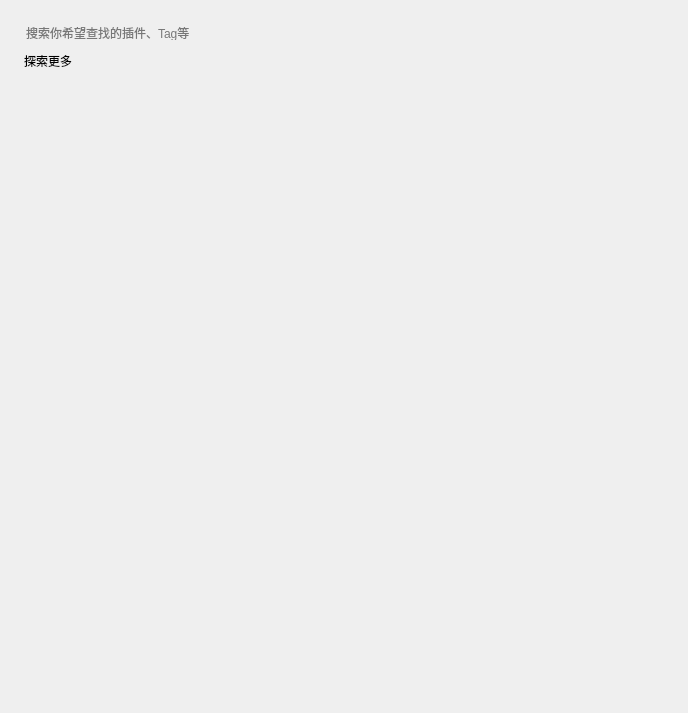
<?xml version="1.0" encoding="UTF-8"?>
<ui version="4.0">
 <class>Form</class>
 <widget class="QWidget" name="Form">
  <property name="geometry">
   <rect>
    <x>0</x>
    <y>0</y>
    <width>688</width>
    <height>713</height>
   </rect>
  </property>
  <property name="sizePolicy">
   <sizepolicy hsizetype="Preferred" vsizetype="Expanding">
    <horstretch>0</horstretch>
    <verstretch>0</verstretch>
   </sizepolicy>
  </property>
  <property name="windowTitle">
   <string>Form</string>
  </property>
  <layout class="QVBoxLayout" name="verticalLayout_2">
   <property name="spacing">
    <number>18</number>
   </property>
   <property name="leftMargin">
    <number>0</number>
   </property>
   <property name="topMargin">
    <number>0</number>
   </property>
   <property name="rightMargin">
    <number>0</number>
   </property>
   <property name="bottomMargin">
    <number>0</number>
   </property>
   <item>
    <widget class="SmoothScrollArea" name="search_scroll">
     <property name="styleSheet">
      <string notr="true">background: transparent; border: none</string>
     </property>
     <property name="widgetResizable">
      <bool>true</bool>
     </property>
     <property name="alignment">
      <set>Qt::AlignCenter</set>
     </property>
     <widget class="QWidget" name="scrollAreaWidgetContents">
      <property name="geometry">
       <rect>
        <x>0</x>
        <y>0</y>
        <width>688</width>
        <height>713</height>
       </rect>
      </property>
      <layout class="QVBoxLayout" name="verticalLayout_9">
       <property name="spacing">
        <number>12</number>
       </property>
       <property name="leftMargin">
        <number>24</number>
       </property>
       <property name="topMargin">
        <number>24</number>
       </property>
       <property name="rightMargin">
        <number>24</number>
       </property>
       <item>
        <widget class="SearchLineEdit" name="search_plugin">
         <property name="placeholderText">
          <string>搜索你希望查找的插件、Tag等</string>
         </property>
        </widget>
       </item>
       <item>
        <layout class="QVBoxLayout" name="suggestions_layout">
         <property name="spacing">
          <number>3</number>
         </property>
         <item>
          <widget class="StrongBodyLabel" name="StrongBodyLabel">
           <property name="text">
            <string>探索更多</string>
           </property>
          </widget>
         </item>
         <item>
          <layout class="QGridLayout" name="tags_layout">
           <property name="leftMargin">
            <number>12</number>
           </property>
           <property name="topMargin">
            <number>6</number>
           </property>
           <property name="rightMargin">
            <number>12</number>
           </property>
          </layout>
         </item>
        </layout>
       </item>
       <item>
        <layout class="QGridLayout" name="search_plugin_grid" rowstretch="0" columnstretch="0"/>
       </item>
       <item>
        <spacer name="verticalSpacer">
         <property name="orientation">
          <enum>Qt::Vertical</enum>
         </property>
         <property name="sizeHint" stdset="0">
          <size>
           <width>20</width>
           <height>40</height>
          </size>
         </property>
        </spacer>
       </item>
       <item>
        <widget class="QFrame" name="blank">
         <property name="minimumSize">
          <size>
           <width>0</width>
           <height>25</height>
          </size>
         </property>
         <property name="frameShape">
          <enum>QFrame::StyledPanel</enum>
         </property>
         <property name="frameShadow">
          <enum>QFrame::Raised</enum>
         </property>
         <property name="lineWidth">
          <number>5</number>
         </property>
        </widget>
       </item>
      </layout>
     </widget>
    </widget>
   </item>
  </layout>
 </widget>
 <customwidgets>
  <customwidget>
   <class>SmoothScrollArea</class>
   <extends>QScrollArea</extends>
   <header>qfluentwidgets</header>
   <container>1</container>
  </customwidget>
  <customwidget>
   <class>StrongBodyLabel</class>
   <extends>QLabel</extends>
   <header>qfluentwidgets</header>
  </customwidget>
  <customwidget>
   <class>LineEdit</class>
   <extends>QLineEdit</extends>
   <header>qfluentwidgets</header>
  </customwidget>
  <customwidget>
   <class>SearchLineEdit</class>
   <extends>LineEdit</extends>
   <header>qfluentwidgets</header>
  </customwidget>
 </customwidgets>
 <resources/>
 <connections/>
</ui>
